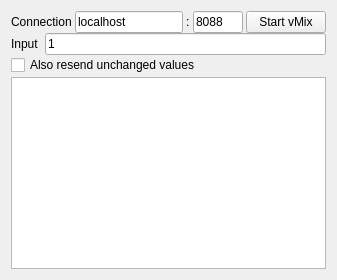
              <widget class="QWidget" name="tab_vmix">
               <layout class="QGridLayout" name="gridLayout_3">
                <property name="verticalSpacing">
                 <number>2</number>
                </property>
                <item row="1" column="0">
                 <widget class="QTableView" name="tableView_vmixMapping">
                  <property name="minimumSize">
                   <size>
                    <width>0</width>
                    <height>120</height>
                   </size>
                  </property>
                  <property name="toolTip">
                   <string>Each field and the vMix title field it updates. Edit the right column.</string>
                  </property>
                  <attribute name="horizontalHeaderVisible">
                   <bool>false</bool>
                  </attribute>
                  <attribute name="horizontalHeaderStretchLastSection">
                   <bool>true</bool>
                  </attribute>
                 </widget>
                </item>
                <item row="0" column="0">
                 <layout class="QVBoxLayout" name="verticalLayout_6">
                  <property name="leftMargin">
                   <number>0</number>
                  </property>
                  <property name="topMargin">
                   <number>0</number>
                  </property>
                  <property name="rightMargin">
                   <number>0</number>
                  </property>
                  <property name="bottomMargin">
                   <number>0</number>
                  </property>
                  <item>
                   <widget class="QWidget" name="connectionWidget" native="true">
                    <layout class="QHBoxLayout" name="horizontalLayout_18">
                     <property name="spacing">
                      <number>3</number>
                     </property>
                     <property name="leftMargin">
                      <number>0</number>
                     </property>
                     <property name="topMargin">
                      <number>0</number>
                     </property>
                     <property name="rightMargin">
                      <number>0</number>
                     </property>
                     <property name="bottomMargin">
                      <number>0</number>
                     </property>
                     <item>
                      <widget class="QLabel" name="connectionLabel">
                       <property name="text">
                        <string>Connection</string>
                       </property>
                      </widget>
                     </item>
                     <item>
                      <widget class="QLineEdit" name="lineEdit_vmixHost">
                       <property name="accessibleName">
                        <string>vMix host</string>
                       </property>
                       <property name="toolTip">
                        <string>The address of the vMix computer (localhost if vMix runs on this computer)</string>
                       </property>
                       <property name="text">
                        <string notr="true">localhost</string>
                       </property>
                      </widget>
                     </item>
                     <item>
                      <widget class="QLabel" name="label_5">
                       <property name="text">
                        <string>:</string>
                       </property>
                      </widget>
                     </item>
                     <item>
                      <widget class="QLineEdit" name="lineEdit_vmixPort">
                       <property name="accessibleName">
                        <string>vMix port</string>
                       </property>
                       <property name="toolTip">
                        <string>The port of the vMix Web API (8088 by default; not 8099)</string>
                       </property>
                       <property name="sizePolicy">
                        <sizepolicy hsizetype="Fixed" vsizetype="Fixed">
                         <horstretch>0</horstretch>
                         <verstretch>0</verstretch>
                        </sizepolicy>
                       </property>
                       <property name="maximumSize">
                        <size>
                         <width>50</width>
                         <height>16777215</height>
                        </size>
                       </property>
                       <property name="text">
                        <string notr="true">8088</string>
                       </property>
                      </widget>
                     </item>
                     <item>
                      <widget class="QPushButton" name="pushButton_startvmix">
                       <property name="accessibleName">
                        <string>Start or stop vMix</string>
                       </property>
                       <property name="toolTip">
                        <string>Start or stop sending the readings to vMix</string>
                       </property>
                       <property name="sizePolicy">
                        <sizepolicy hsizetype="Fixed" vsizetype="Fixed">
                         <horstretch>0</horstretch>
                         <verstretch>0</verstretch>
                        </sizepolicy>
                       </property>
                       <property name="text">
                        <string>Start vMix</string>
                       </property>
                       <property name="checkable">
                        <bool>true</bool>
                       </property>
                       <property name="checked">
                        <bool>false</bool>
                       </property>
                      </widget>
                     </item>
                    </layout>
                   </widget>
                  </item>
                  <item>
                   <widget class="QWidget" name="widget_16" native="true">
                    <property name="minimumSize">
                     <size>
                      <width>0</width>
                      <height>0</height>
                     </size>
                    </property>
                    <layout class="QHBoxLayout" name="horizontalLayout_19">
                     <property name="leftMargin">
                      <number>0</number>
                     </property>
                     <property name="topMargin">
                      <number>0</number>
                     </property>
                     <property name="rightMargin">
                      <number>0</number>
                     </property>
                     <property name="bottomMargin">
                      <number>0</number>
                     </property>
                     <item>
                      <widget class="QLabel" name="vmixinputLabel">
                       <property name="text">
                        <string>Input</string>
                       </property>
                      </widget>
                     </item>
                     <item>
                      <widget class="QLineEdit" name="inputLineEdit_vmix">
                       <property name="accessibleName">
                        <string>vMix input</string>
                       </property>
                       <property name="toolTip">
                        <string>The vMix input (number or name) of the title to update</string>
                       </property>
                       <property name="text">
                        <string notr="true">1</string>
                       </property>
                      </widget>
                     </item>
                    </layout>
                   </widget>
                  </item>
                  <item>
                   <widget class="QCheckBox" name="checkBox_vmix_send_same">
                    <property name="toolTip">
                     <string>Also send a field's value when it hasn't changed (marked “same”), at every detection, for example if someone may change the title in vMix by hand. Off: vMix gets a value only when it changes. Formerly “Send Same?”.</string>
                    </property>
                    <property name="text">
                     <string>Also resend unchanged values</string>
                    </property>
                   </widget>
                  </item>
                 </layout>
                </item>
               </layout>
              </widget>
